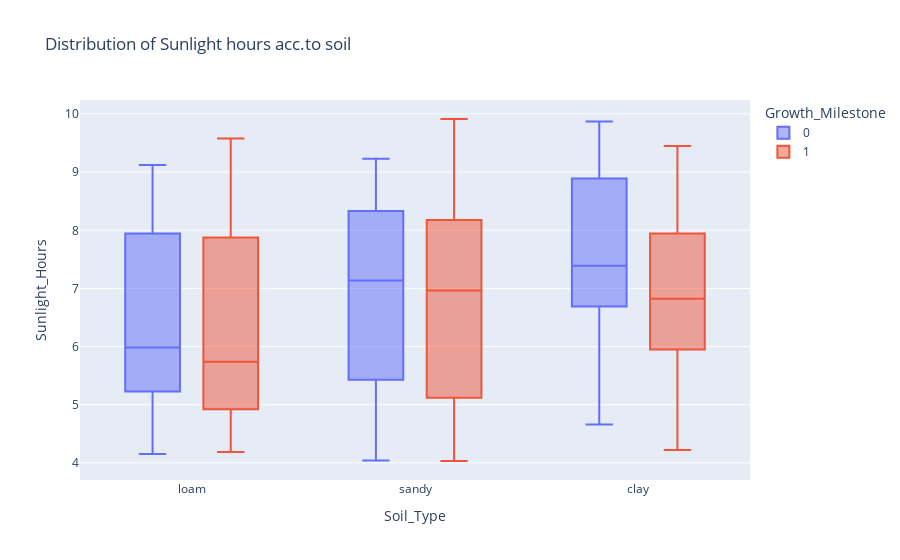

Here is the notebook cell this chart was saved with:
### Code cell
fig=px.box(df,x="Soil_Type",y="Sunlight_Hours",color="Growth_Milestone",title="Distribution of Sunlight hours acc.to soil")
fig.show()

### Figure 1 — Plotly figure (JSON) as saved in the notebook; plotly's stock layout.template omitted (floating-point values rounded to 4 significant figures)
{"data": [{"alignmentgroup": "True", "hovertemplate": "Growth_Milestone=0<br>Soil_Type=%{x}<br>Sunlight_Hours=%{y}<extra></extra>", "legendgroup": "0", "marker": {"color": "#636efa"}, "name": "0", "notched": false, "offsetgroup": "0", "orientation": "v", "showlegend": true, "type": "box", "x": ["loam", "loam", "loam", "sandy", "sandy", "clay", "loam", "loam", "clay", "clay", "sandy", "clay", "sandy", "sandy", "loam", "clay", "loam", "clay", "clay", "loam", "sandy", "sandy", "clay", "clay", "clay", "clay", "sandy", "clay", "loam", "sandy", "loam", "sandy", "clay", "clay", "clay", "clay", "loam", "clay", "clay", "clay", "sandy", "clay", "clay", "sandy", "sandy", "sandy", "sandy", "loam", "sandy", "sandy", "clay", "loam", "sandy", "sandy", "loam", "clay", "sandy", "clay", "sandy", "loam", "clay", "sandy", "loam", "clay", "sandy", "loam", "clay", "sandy", "loam", "clay", "sandy", "loam", "clay", "sandy", "loam", "clay", "sandy", "loam", "clay", "sandy", "loam", "clay", "sandy", "loam", "clay", "sandy", "loam", "clay", "sandy", "loam", "clay", "sandy", "loam", "clay", "sandy", "loam", "clay"], "x0": " ", "xaxis": "x", "y": [5.192, 8.893, 8.241, 8.374, 8.628, 6.151, 7.74, 5.985, 7.825, 9.323, 8.279, 7.368, 7.136, 6.565, 4.153, 7.818, 5.886, 7.051, 9.445, 8.533, 4.462, 9.229, 7.236, 8.845, 9.377, 4.66, 5.368, 6.563, 8.908, 4.042, 7.064, 4.719, 6.026, 9.657, 5.939, 9.831, 5.511, 7.657, 7.016, 6.937, 5.452, 8.033, 8.369, 7.801, 7.215, 9.012, 5.925, 4.245, 7.545, 8.065, 5, 7, 7.445, 8.318, 4.789, 5.932, 6.356, 9.128, 7.627, 5.689, 6.917, 8.902, 9.121, 7.318, 8.556, 4.372, 9.872, 4.649, 6.832, 7.428, 8.745, 7.134, 8.317, 4.813, 5.334, 6.698, 5.163, 4.776, 6.658, 5.451, 6.348, 7.392, 5.789, 8.263, 7.528, 8.721, 5.813, 9.263, 6.817, 8.012, 6.456, 4.671, 5.922, 9.034, 5.652, 4.934, 6.732], "y0": " ", "yaxis": "y"}, {"alignmentgroup": "True", "hovertemplate": "Growth_Milestone=1<br>Soil_Type=%{x}<br>Sunlight_Hours=%{y}<extra></extra>", "legendgroup": "1", "marker": {"color": "#EF553B"}, "name": "1", "notched": false, "offsetgroup": "1", "orientation": "v", "showlegend": true, "type": "box", "x": ["sandy", "loam", "loam", "loam", "sandy", "loam", "clay", "sandy", "clay", "clay", "sandy", "clay", "sandy", "loam", "loam", "loam", "clay", "loam", "loam", "sandy", "loam", "loam", "sandy", "loam", "clay", "sandy", "sandy", "loam", "loam", "clay", "clay", "clay", "clay", "sandy", "clay", "clay", "clay", "clay", "loam", "loam", "clay", "loam", "sandy", "sandy", "loam", "sandy", "sandy", "sandy", "loam", "sandy", "sandy", "loam", "clay", "loam", "clay", "sandy", "loam", "loam", "clay", "sandy", "loam", "clay", "sandy", "loam", "clay", "sandy", "loam", "clay", "sandy", "loam", "clay", "sandy", "loam", "clay", "sandy", "loam", "clay", "sandy", "loam", "clay", "sandy", "loam", "clay", "sandy", "loam", "clay", "sandy", "loam", "clay", "sandy", "loam", "clay", "sandy", "loam", "clay", "sandy"], "x0": " ", "xaxis": "x", "y": [4.033, 4.444, 4.695, 9.179, 4.381, 5.866, 5.951, 8.378, 6.833, 4.718, 8.565, 8.626, 6.963, 4.647, 4.189, 5.496, 6.462, 5.373, 5.739, 4.967, 9.578, 8.849, 7.8, 8.822, 5.119, 9.355, 5.908, 9.164, 6.504, 5.333, 7.113, 8.218, 6.182, 9.775, 6.983, 5.805, 5.709, 4.221, 4.309, 5.672, 9.45, 5.437, 4.869, 9.914, 8.57, 5.426, 6.207, 7.794, 4.542, 5.119, 8, 6, 6.812, 5.229, 6.134, 7.019, 8.442, 4.546, 8.443, 4.118, 7.456, 5.667, 4.753, 5.589, 6.127, 7.245, 5.477, 8.512, 5.612, 4.918, 6.217, 5.489, 6.762, 7.856, 9.104, 8.019, 7.512, 8.239, 7.093, 8.991, 4.917, 9.043, 6.917, 5.124, 4.932, 6.341, 7.491, 4.568, 7.945, 5.233, 7.289, 8.846, 7.321, 6.127, 7.528, 8.273], "y0": " ", "yaxis": "y"}], "layout": {"boxmode": "group", "legend": {"title": {"text": "Growth_Milestone"}, "tracegroupgap": 0}, "title": {"text": "Distribution of Sunlight hours acc.to soil"}, "xaxis": {"anchor": "y", "domain": [0, 1], "title": {"text": "Soil_Type"}}, "yaxis": {"anchor": "x", "domain": [0, 1], "title": {"text": "Sunlight_Hours"}}}}
